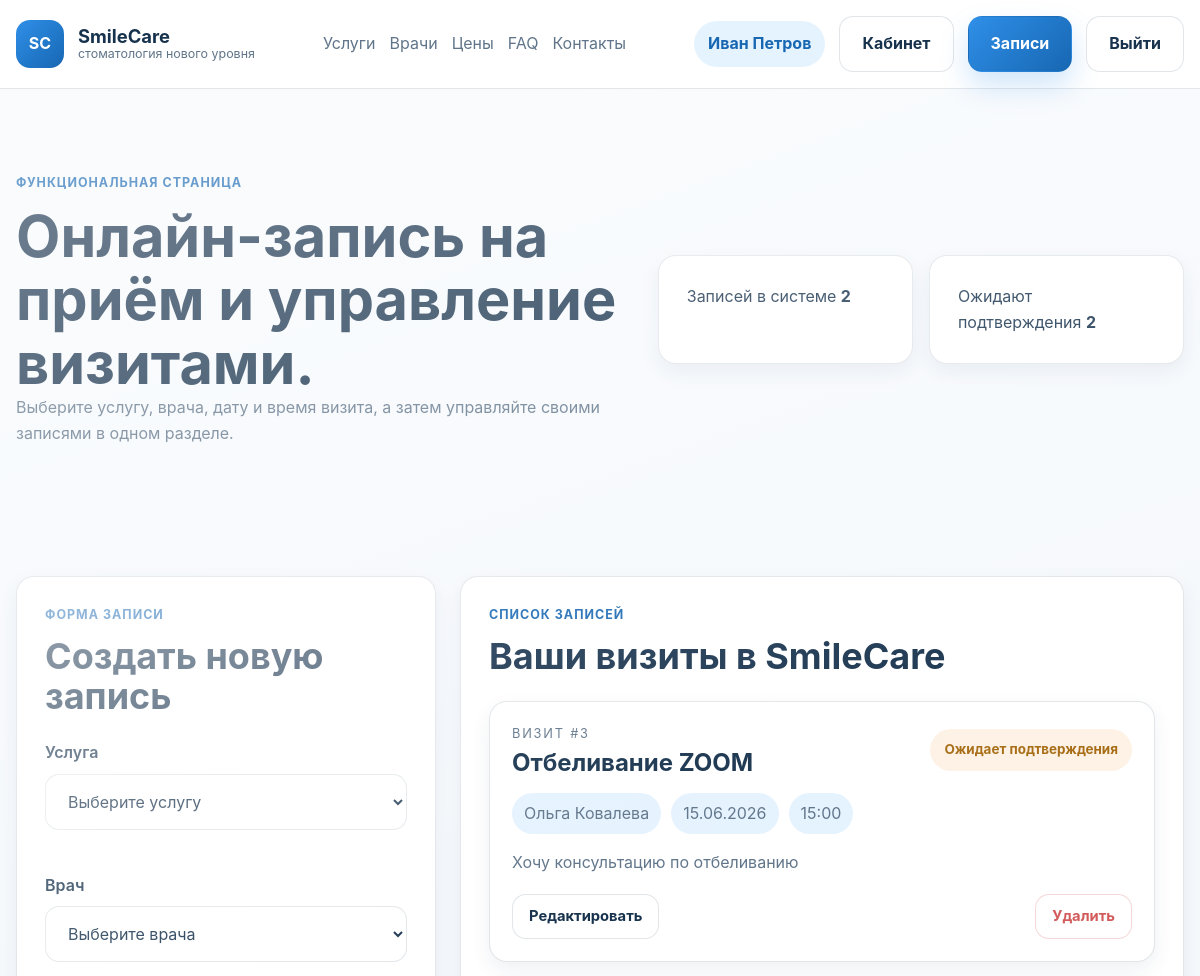
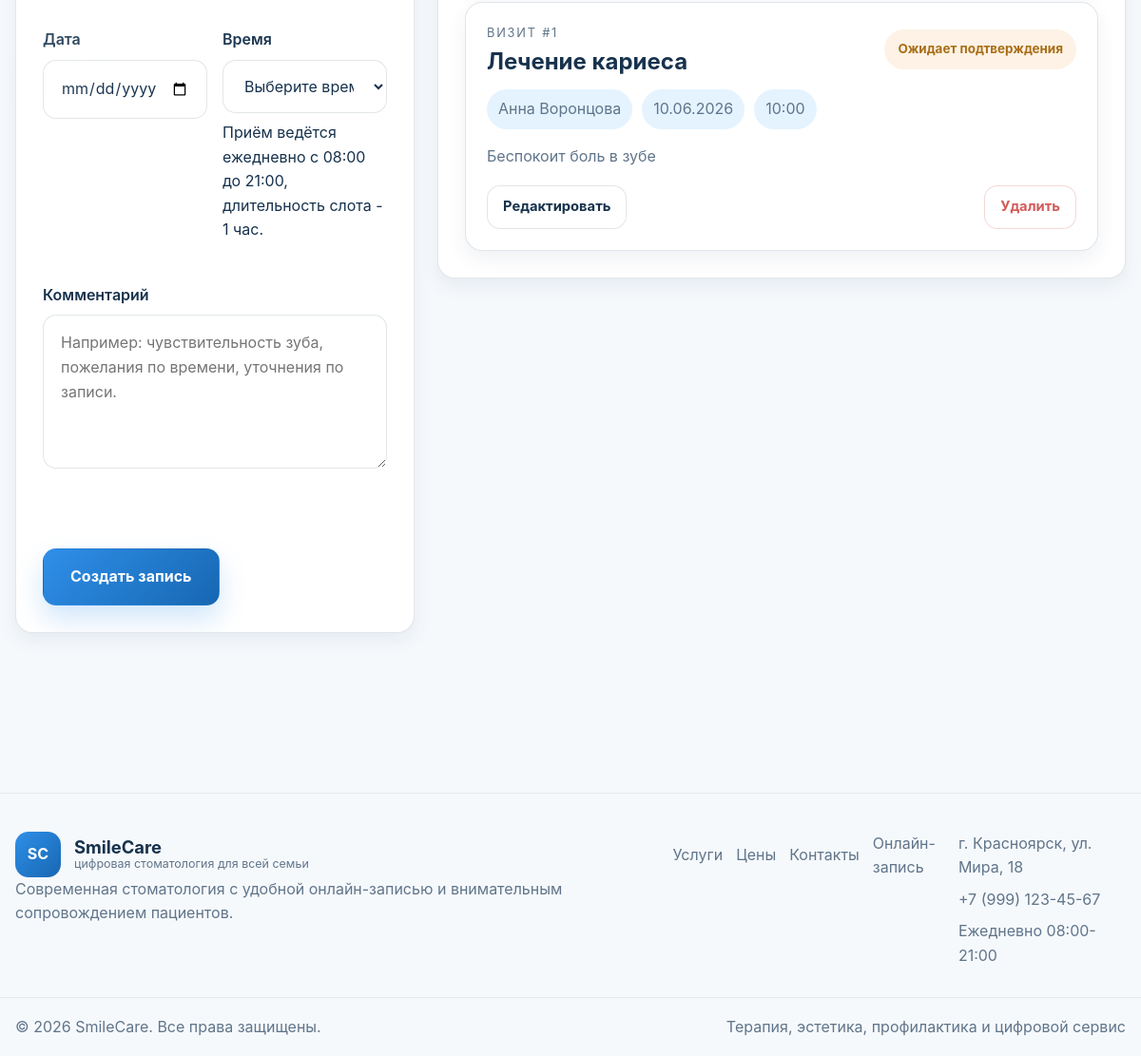
The app's page /appointments.php (signed in) with its own data (2 pictures, top to bottom).
### tables this page shows
CREATE TABLE `users` (
  `id` int NOT NULL AUTO_INCREMENT,
  `role_id` int NOT NULL,
  `name` varchar(80) NOT NULL,
  `email` varchar(120) NOT NULL,
  `password_hash` varchar(255) NOT NULL,
  `created_at` datetime NOT NULL DEFAULT CURRENT_TIMESTAMP,
  PRIMARY KEY (`id`),
  UNIQUE KEY `email` (`email`),
  KEY `role_id` (`role_id`),
  CONSTRAINT `users_ibfk_1` FOREIGN KEY (`role_id`) REFERENCES `roles` (`id`)
);

CREATE TABLE `appointment_statuses` (
  `id` int NOT NULL AUTO_INCREMENT,
  `name` varchar(80) NOT NULL,
  PRIMARY KEY (`id`),
  UNIQUE KEY `name` (`name`)
);

CREATE TABLE `appointments` (
  `id` int NOT NULL AUTO_INCREMENT,
  `user_id` int NOT NULL,
  `service_id` int NOT NULL,
  `doctor_id` int NOT NULL,
  `status_id` int NOT NULL,
  `appointment_date` date NOT NULL,
  `appointment_time` time NOT NULL,
  `comment` varchar(500) DEFAULT NULL,
  `created_at` datetime NOT NULL DEFAULT CURRENT_TIMESTAMP,
  PRIMARY KEY (`id`),
  KEY `user_id` (`user_id`),
  KEY `service_id` (`service_id`),
  KEY `doctor_id` (`doctor_id`),
  KEY `status_id` (`status_id`),
  CONSTRAINT `appointments_ibfk_1` FOREIGN KEY (`user_id`) REFERENCES `users` (`id`) ON DELETE CASCADE,
  CONSTRAINT `appointments_ibfk_2` FOREIGN KEY (`service_id`) REFERENCES `services` (`id`),
  CONSTRAINT `appointments_ibfk_3` FOREIGN KEY (`doctor_id`) REFERENCES `doctors` (`id`),
  CONSTRAINT `appointments_ibfk_4` FOREIGN KEY (`status_id`) REFERENCES `appointment_statuses` (`id`)
);

CREATE TABLE `services` (
  `id` int NOT NULL AUTO_INCREMENT,
  `name` varchar(120) NOT NULL,
  `price` decimal(10,2) NOT NULL DEFAULT '0.00',
  `description` text,
  PRIMARY KEY (`id`)
);

### includes/helpers.php (called while the page is built, shortened)
<?php
function e(mixed $value): string
{
    return htmlspecialchars((string) $value, ENT_QUOTES | ENT_SUBSTITUTE, 'UTF-8');
}
function asset(string $path): string
{
    return 'assets/' . ltrim($path, '/');
}
function format_date_ru(string $date): string
{
    $dateObject = DateTimeImmutable::createFromFormat('Y-m-d', $date);
    return $dateObject ? $dateObject->format('d.m.Y') : $date;
}
function format_time_ru(string $time): string
{
    if (preg_match('/^\d{2}:\d{2}:\d{2}$/', $time)) {
        return substr($time, 0, 5);
    }
    return preg_match('/^\d{2}:\d{2}$/', $time) ? $time : $time;
}
function format_appointment_datetime(array $appointment): string
{
    $date = format_date_ru((string) ($appointment['appointment_date'] ?? ''));
    $time = format_time_ru((string) ($appointment['appointment_time'] ?? ''));
    return trim($date . ' в ' . $time);
}

### includes/auth.php (called while the page is built, shortened)
<?php
function current_user(): ?array
{
    return isset($_SESSION['user']) && is_array($_SESSION['user']) ? $_SESSION['user'] : null;
}
function current_user_id(): ?int
{
    return isset($_SESSION['user']['id']) ? (int) $_SESSION['user']['id'] : null;
}
function current_user_role(): string
{
    return (string) ($_SESSION['user']['role'] ?? '');
}
function find_user_by_id(int $id): ?array
{
    $stmt = db()->prepare(
        'SELECT u.id, u.role_id, r.name AS role, u.name, u.email, u.password_hash, u.created_at
         FROM users u
         JOIN roles r ON r.id = u.role_id
         WHERE u.id = :id
         LIMIT 1'
    );
    $stmt->execute(['id' => $id]);
    $user = $stmt->fetch();
    return $user ?: null;
}
function refresh_session_user(): void
{
    $user = find_user_by_id(current_user_id() ?? 0);
}

### includes/db.php (called while the page is built, shortened)
<?php
function db(): PDO
{
    static $pdo = null;
    if ($pdo instanceof PDO) {
        return $pdo;
    }
    $dsn = sprintf(
        'mysql:host=%s;dbname=%s;charset=%s',
        DB_HOST,
        DB_NAME,
        DB_CHARSET
    );
    $pdo = new PDO($dsn, DB_USER, DB_PASSWORD, [
        PDO::ATTR_ERRMODE => PDO::ERRMODE_EXCEPTION,
        PDO::ATTR_DEFAULT_FETCH_MODE => PDO::FETCH_ASSOC,
        PDO::ATTR_EMULATE_PREPARES => false,
    ]);
    return $pdo;
}

### includes/bootstrap.php (called while the page is built, shortened)
<?php
require_once __DIR__ . '/db.php';
require_once __DIR__ . '/helpers.php';
require_once __DIR__ . '/auth.php';
require_once __DIR__ . '/appointments.php';
refresh_session_user();

### includes/appointments.php (the view, shortened to what this page needs)
<?php
function appointment_row_sql(): string
{
    return 'SELECT
            a.id,
            a.user_id,
            a.service_id,
            a.doctor_id,
            a.status_id,
            s.name AS service,
            u_doctor.name AS doctor,
            st.name AS status,
            a.appointment_date,
            a.appointment_time,
            a.comment,
            a.created_at
        FROM appointments a
        JOIN services s ON s.id = a.service_id
        JOIN doctors d ON d.id = a.doctor_id
        JOIN users u_doctor ON u_doctor.id = d.user_id
        JOIN appointment_statuses st ON st.id = a.status_id';
}
function appointments_for_user(int $userId): array
{
    $stmt = db()->prepare(
        appointment_row_sql() . '
        WHERE a.user_id = :user_id
        ORDER BY a.appointment_date DESC, a.appointment_time DESC, a.id DESC'
    );
    $stmt->execute(['user_id' => $userId]);
    return $stmt->fetchAll();
}
function appointment_status_class(string $status): string
{
    return match ($status) {
        'Подтверждена' => 'success',
        'Завершена' => 'muted',
        'Отменена' => 'danger',
        default => 'pending',
    };
}
function present_appointment(array $appointment): array
{
    return [
        'id' => (int) ($appointment['id'] ?? 0),
        'user_id' => (int) ($appointment['user_id'] ?? 0),
        'service' => (string) ($appointment['service'] ?? ''),
        'doctor' => (string) ($appointment['doctor'] ?? ''),
        'patient_name' => (string) ($appointment['patient_name'] ?? ''),
        'patient_email' => (string) ($appointment['patient_email'] ?? ''),
        'appointment_date' => (string) ($appointment['appointment_date'] ?? ''),
        'appointment_time' => substr((string) ($appointment['appointment_time'] ?? ''), 0, 5),
        'comment' => (string) ($appointment['comment'] ?? ''),
        'status' => (string) ($appointment['status'] ?? 'Ожидает подтверждения'),
        'created_at' => (string) ($appointment['created_at'] ?? ''),
        'date_label' => format_date_ru((string) ($appointment['appointment_date'] ?? '')),
        'time_label' => format_time_ru((string) ($appointment['appointment_time'] ?? '')),
        'datetime_label' => format_appointment_datetime($appointment),
        'status_class' => appointment_status_class((string) ($appointment['status'] ?? 'Ожидает подтверждения')),
    ];
}
function render_appointment_card(array $appointment): string
{
    $view = present_appointment($appointment);
    ?>
    <article class="appointment-card" data-id="<?= e((string) $view['id']) ?>">
        <div class="appointment-card__top">
            <div>
                <p class="appointment-card__eyebrow">Визит #<?= e((string) $view['id']) ?></p>
                <h3><?= e($view['service']) ?></h3>
            </div>
            <span class="status-badge status-badge--<?= e($view['status_class']) ?>"><?= e($view['status']) ?></span>
        </div>
        <div class="appointment-card__meta">
            <span><?= e($view['doctor']) ?></span>
            <span><?= e($view['date_label']) ?></span>
            <span><?= e($view['time_label']) ?></span>
        </div>
        <p class="appointment-card__comment"><?= e($view['comment'] !== '' ? $view['comment'] : 'Комментарий не указан.') ?></p>
        <div class="appointment-card__actions">
            <button type="button" class="button button--ghost button--small" data-action="edit" data-id="<?= e((string) $view['id']) ?>">Редактировать</button>
            <button type="button" class="button button--outline-danger button--small" data-action="delete" data-id="<?= e((string) $view['id']) ?>">Удалить</button>
        </div>
    </article>
    <?php
    return (string) ob_get_clean();
}

### includes/header.php (shortened to what this page needs)
<?php
$pageClass = $pageClass ?? '';
$user = current_user();
?>
<!DOCTYPE html>
<html lang="ru">
<head>
    <link rel="stylesheet" href="<?= e(asset('css/reset.css')) ?>">
    <link rel="stylesheet" href="<?= e(asset('css/variables.css')) ?>">
    <link rel="stylesheet" href="<?= e(asset('css/base.css')) ?>">
    <link rel="stylesheet" href="<?= e(asset('css/components.css')) ?>">
    <link rel="stylesheet" href="<?= e(asset('css/pages.css')) ?>">
</head>
<body class="<?= e($pageClass) ?>">
<div class="site-shell">
    <header class="site-header">
        <div class="container header-shell">
            <a href="index.php" class="brand" aria-label="На главную SmileCare">
                <span class="brand__mark">SC</span>
                <span class="brand__text">
                    <strong>SmileCare</strong>
                    <small>стоматология нового уровня</small>
                </span>
            </a>
            <nav class="site-nav" id="site-nav" data-site-nav>
                <a href="index.php#services">Услуги</a>
                <a href="index.php#doctors">Врачи</a>
                <a href="index.php#prices">Цены</a>
                <a href="index.php#faq">FAQ</a>
                <a href="index.php#contacts">Контакты</a>
            </nav>
            <div class="header-actions">
                <?php if ($user !== null): ?>
                    <span class="user-pill"><?= e($user['name']) ?></span>
                    <?php if (current_user_role() === 'admin'): ?>
                        <a href="admin.php" class="button button--primary">Администрирование</a>
                    <?php else: ?>
                        <a href="dashboard.php" class="button button--ghost">Кабинет</a>
                        <a href="appointments.php" class="button button--primary">Записи</a>
                    <?php endif; ?>
                    <a href="logout.php" class="button button--ghost">Выйти</a>
                <?php else: ?>
                    <a href="login.php" class="button button--ghost">Войти</a>
                    <a href="register.php" class="button button--primary">Регистрация</a>
                <?php endif; ?>
            </div>
        </div>
    </header>

### appointments.php (shortened to what this page needs)
<?php
require_once __DIR__ . '/includes/bootstrap.php';
$user = current_user();
$appointments = appointments_for_user((int) $user['id']);
$pageClass = 'appointments-page';
include __DIR__ . '/includes/header.php';
?>
<main class="appointments-main" data-appointments-app data-delete-url="api/appointments/delete.php">
    <section class="appointments-hero">
        <div class="container appointments-hero__grid">
            <div>
                <p class="section-eyebrow">Функциональная страница</p>
                <h1>Онлайн-запись на приём и управление визитами.</h1>
                <p class="hero-text">
                    Выберите услугу, врача, дату и время визита, а затем управляйте своими записями в одном разделе.
                </p>
            </div>
            <div class="appointments-hero__stats">
                <article class="dashboard-stat">
                    <span>Записей в системе</span>
                    <strong data-stat-total><?= e((string) count($appointments)) ?></strong>
                </article>
                <article class="dashboard-stat">
                    <span>Ожидают подтверждения</span>
                    <strong data-stat-pending><?= e((string) count(array_filter($appointments, static fn(array $item): bool => ($item['status'] ?? '') === 'Ожидает подтверждения'))) ?></strong>
                </article>
            </div>
        </div>
    </section>
    <section class="section-block">
        <div class="container appointments-layout">
            <aside class="panel-card appointment-form-card">
                <div class="panel-card__header">
                    <div>
                        <p class="section-eyebrow">Форма записи</p>
                        <h2 data-form-title>Создать новую запись</h2>
                    </div>
                </div>
                <form
                    id="appointment-form"
                    class="appointment-form"
                    method="post"
                    action="api/appointments/create.php"
                    data-create-url="api/appointments/create.php"
                    data-update-url="api/appointments/update.php"
                    novalidate
                >
                    <label class="field">
                        <span>Услуга</span>
                        <select name="service" required>
                            <option value="">Выберите услугу</option>
                        </select>
                        <small class="field-error" data-error-for="service"></small>
                    </label>
                    <label class="field">
                        <span>Врач</span>
                        <select name="doctor" required>
                            <option value="">Выберите врача</option>
                        </select>
                        <small class="field-error" data-error-for="doctor"></small>
                    </label>
                    <div class="form-grid">
                        <label class="field">
                            <span>Дата</span>
                            <input type="date" name="appointment_date" required>
                            <small class="field-error" data-error-for="appointment_date"></small>
                        </label>
                        <label class="field">
                            <span>Время</span>
                            <select name="appointment_time" required>
                                <option value="">Выберите время</option>
                            </select>
                            <small>Приём ведётся ежедневно с 08:00 до 21:00, длительность слота - 1 час.</small>
                            <small class="field-error" data-error-for="appointment_time"></small>
                        </label>
                    </div>
                    <label class="field">
                        <span>Комментарий</span>
                        <textarea name="comment" rows="5" placeholder="Например: чувствительность зуба, пожелания по времени, уточнения по записи."></textarea>
                        <small class="field-error" data-error-for="comment"></small>
                    </label>
                    <div class="form-message" data-form-message></div>
                    <div class="appointment-form__actions">
                        <button type="submit" class="button button--primary button--large">
                            <span data-submit-label>Создать запись</span>
                        </button>
                    </div>
                </form>
            </aside>
            <section class="panel-card appointment-list-card">
                <div class="panel-card__header">
                    <div>
                        <p class="section-eyebrow">Список записей</p>
                        <h2>Ваши визиты в SmileCare</h2>
                    </div>
                </div>
                <div class="appointments-list <?= $appointments === [] ? 'is-hidden' : '' ?>" id="appointments-list">
                    <?php foreach ($appointments as $appointment): ?>
                        <?= render_appointment_card($appointment) ?>
                    <?php endforeach; ?>
                </div>
            </section>
        </div>
    </section>
</main>
<?php include __DIR__ . '/includes/footer.php'; ?>

### records on screen
users: name "Иван Петров"
appointment_statuses: name "2"
appointments: id "3", service.name "Отбеливание ZOOM", status.name "Ожидает подтверждения", users.name "Ольга Ковалева", date_label "15.06.2026", time_label "15:00", comment "Хочу консультацию по отбеливанию"
appointments: id "1", service.name "Лечение кариеса", status.name "Ожидает подтверждения", users.name "Анна Воронцова", date_label "10.06.2026", time_label "10:00", comment "Беспокоит боль в зубе"

### other values on screen
count($appointments) "2"
